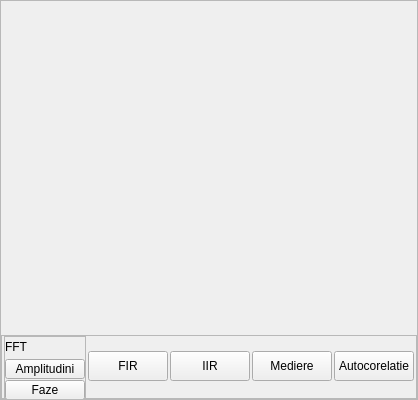
               <widget class="QFrame" name="frame_channel5">
                <property name="minimumSize">
                 <size>
                  <width>0</width>
                  <height>400</height>
                 </size>
                </property>
                <property name="maximumSize">
                 <size>
                  <width>16777215</width>
                  <height>400</height>
                 </size>
                </property>
                <property name="frameShape">
                 <enum>QFrame::StyledPanel</enum>
                </property>
                <property name="frameShadow">
                 <enum>QFrame::Raised</enum>
                </property>
                <layout class="QVBoxLayout" name="verticalLayout_37">
                 <property name="spacing">
                  <number>0</number>
                 </property>
                 <property name="leftMargin">
                  <number>0</number>
                 </property>
                 <property name="topMargin">
                  <number>0</number>
                 </property>
                 <property name="rightMargin">
                  <number>0</number>
                 </property>
                 <property name="bottomMargin">
                  <number>0</number>
                 </property>
                 <item>
                  <widget class="PlotWidget" name="plotWidget_channel_5" native="true"/>
                 </item>
                 <item>
                  <widget class="AutocorrelationPlotWidget" name="plotWidget_autocorrelation_channel_5" native="true"/>
                 </item>
                 <item>
                  <widget class="QFrame" name="frame_processing_buttons5">
                   <property name="minimumSize">
                    <size>
                     <width>0</width>
                     <height>64</height>
                    </size>
                   </property>
                   <property name="maximumSize">
                    <size>
                     <width>16777215</width>
                     <height>64</height>
                    </size>
                   </property>
                   <property name="frameShape">
                    <enum>QFrame::StyledPanel</enum>
                   </property>
                   <property name="frameShadow">
                    <enum>QFrame::Raised</enum>
                   </property>
                   <layout class="QHBoxLayout" name="horizontalLayout_9">
                    <property name="spacing">
                     <number>2</number>
                    </property>
                    <property name="leftMargin">
                     <number>2</number>
                    </property>
                    <property name="topMargin">
                     <number>0</number>
                    </property>
                    <property name="rightMargin">
                     <number>2</number>
                    </property>
                    <property name="bottomMargin">
                     <number>2</number>
                    </property>
                    <item>
                     <widget class="QFrame" name="frame_fft5">
                      <property name="minimumSize">
                       <size>
                        <width>0</width>
                        <height>64</height>
                       </size>
                      </property>
                      <property name="maximumSize">
                       <size>
                        <width>16777215</width>
                        <height>64</height>
                       </size>
                      </property>
                      <property name="frameShape">
                       <enum>QFrame::StyledPanel</enum>
                      </property>
                      <property name="frameShadow">
                       <enum>QFrame::Raised</enum>
                      </property>
                      <layout class="QVBoxLayout" name="verticalLayout_12">
                       <property name="spacing">
                        <number>2</number>
                       </property>
                       <property name="leftMargin">
                        <number>0</number>
                       </property>
                       <property name="topMargin">
                        <number>0</number>
                       </property>
                       <property name="rightMargin">
                        <number>0</number>
                       </property>
                       <property name="bottomMargin">
                        <number>0</number>
                       </property>
                       <item>
                        <widget class="QLabel" name="fft5Label">
                         <property name="minimumSize">
                          <size>
                           <width>0</width>
                           <height>20</height>
                          </size>
                         </property>
                         <property name="maximumSize">
                          <size>
                           <width>16777215</width>
                           <height>20</height>
                          </size>
                         </property>
                         <property name="text">
                          <string>FFT</string>
                         </property>
                        </widget>
                       </item>
                       <item>
                        <widget class="QPushButton" name="fftAbsChannel5pushButton">
                         <property name="minimumSize">
                          <size>
                           <width>0</width>
                           <height>20</height>
                          </size>
                         </property>
                         <property name="maximumSize">
                          <size>
                           <width>16777215</width>
                           <height>20</height>
                          </size>
                         </property>
                         <property name="text">
                          <string>Amplitudini</string>
                         </property>
                         <property name="checkable">
                          <bool>true</bool>
                         </property>
                        </widget>
                       </item>
                       <item>
                        <widget class="QPushButton" name="fftPhaseChannel5pushButton">
                         <property name="minimumSize">
                          <size>
                           <width>0</width>
                           <height>20</height>
                          </size>
                         </property>
                         <property name="maximumSize">
                          <size>
                           <width>16777215</width>
                           <height>20</height>
                          </size>
                         </property>
                         <property name="text">
                          <string>Faze</string>
                         </property>
                         <property name="checkable">
                          <bool>true</bool>
                         </property>
                        </widget>
                       </item>
                      </layout>
                     </widget>
                    </item>
                    <item>
                     <widget class="QPushButton" name="pushButton_FIR_5">
                      <property name="minimumSize">
                       <size>
                        <width>0</width>
                        <height>30</height>
                       </size>
                      </property>
                      <property name="maximumSize">
                       <size>
                        <width>16777215</width>
                        <height>30</height>
                       </size>
                      </property>
                      <property name="text">
                       <string>FIR</string>
                      </property>
                      <property name="checkable">
                       <bool>true</bool>
                      </property>
                     </widget>
                    </item>
                    <item>
                     <widget class="QPushButton" name="pushButton_IIR_5">
                      <property name="minimumSize">
                       <size>
                        <width>0</width>
                        <height>30</height>
                       </size>
                      </property>
                      <property name="maximumSize">
                       <size>
                        <width>16777215</width>
                        <height>30</height>
                       </size>
                      </property>
                      <property name="text">
                       <string>IIR</string>
                      </property>
                      <property name="checkable">
                       <bool>true</bool>
                      </property>
                     </widget>
                    </item>
                    <item>
                     <widget class="QPushButton" name="pushButton_Mediere_5">
                      <property name="minimumSize">
                       <size>
                        <width>0</width>
                        <height>30</height>
                       </size>
                      </property>
                      <property name="maximumSize">
                       <size>
                        <width>16777215</width>
                        <height>30</height>
                       </size>
                      </property>
                      <property name="text">
                       <string>Mediere</string>
                      </property>
                      <property name="checkable">
                       <bool>true</bool>
                      </property>
                     </widget>
                    </item>
                    <item>
                     <widget class="QPushButton" name="pushButton_Autocorelatie_5">
                      <property name="minimumSize">
                       <size>
                        <width>0</width>
                        <height>30</height>
                       </size>
                      </property>
                      <property name="maximumSize">
                       <size>
                        <width>16777215</width>
                        <height>30</height>
                       </size>
                      </property>
                      <property name="text">
                       <string>Autocorelatie</string>
                      </property>
                      <property name="checkable">
                       <bool>true</bool>
                      </property>
                     </widget>
                    </item>
                   </layout>
                  </widget>
                 </item>
                </layout>
               </widget>
